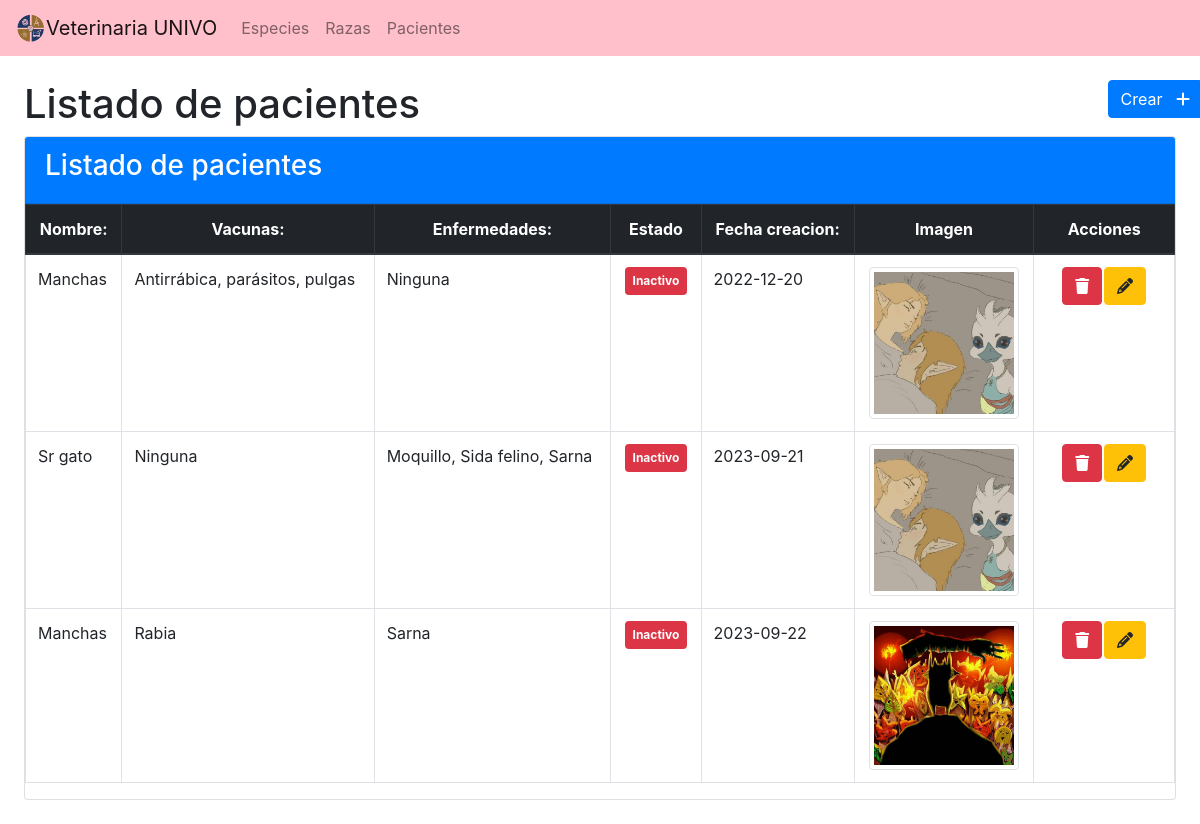
/views/pacientes/index.php, run on the app's committed database.
### tables this page shows
CREATE TABLE `tbl_pacientes` (
  `id_paciente` int(11) NOT NULL,
  `nombre` varchar(255) NOT NULL,
  `enfermedades` text NOT NULL,
  `vacunas` text NOT NULL,
  `id_raza` int(11) NOT NULL,
  `imagen` text NOT NULL,
  `estado` int(11) NOT NULL,
  `fecha` date NOT NULL,
  `fecha_creacion` datetime NOT NULL,
  `fecha_actualizacion` datetime NOT NULL,
  `creado_por` int(11) NOT NULL,
  `actualizado_por` int(11) NOT NULL
);

### db/db.php (called while the page is built, shortened)
<?php
function conectarDb()
{
  $servername = "localhost";
  $username = "root";
  $password = "";
  $conn = '';
  try {
    $conn = new PDO("mysql:host=$servername;dbname=veterinaria", $username, $password);
    $conn->setAttribute(PDO::ATTR_ERRMODE, PDO::ERRMODE_EXCEPTION);
    return $conn;
  } catch (PDOException $e) {
    echo "Connection failed: " . $e->getMessage();
  }
  return $conn;
}

### controllers/PacientesController.php (called while the page is built, shortened)
<?php
include $_SERVER['DOCUMENT_ROOT'] . '/veterinaria-php-puro/db/db.php';
function obtenerPacientes()
{
    $query = "SELECT * from tbl_pacientes";
    $smt = conectarDb()->prepare($query);
    $smt->execute();
    $data = $smt->fetchAll(PDO::FETCH_OBJ);
    return $data;
}

### views/pacientes/index.php (the view, shortened to what this page needs)
<?php
require '../../controllers/PacientesController.php';
$data = obtenerPacientes();
?>
<!DOCTYPE html>
<html lang="en">
<head>
    <?= CDN_BS_CSS ?>
    <?= CDN_ICONOS ?>
</head>
<body>
    <nav class="navbar navbar-expand-lg navbar-light" style="background-color: #FFC0CB;">
        <a class="navbar-brand" href="../../index.php"> <img src="../../img/logo.png" width="30" height="30" class="d-inline-block align-top" alt="">Veterinaria UNIVO</a>
        <div class="collapse navbar-collapse" id="navbarSupportedContent">
            <ul class="navbar-nav mr-auto">
                <li class="nav-item text-white">
                    <a class="nav-link" href="../especies/index.php">Especies</a>
                </li>
                <li class="nav-item text-white">
                    <a class="nav-link " href="../razas/index.php">Razas</a>
                </li>
                <li class="nav-item">
                    <a class="nav-link" href="index.php">Pacientes</a>
                </li>
            </ul>
        </div>
    </nav>
    <div class="row p-4">
        <div class="col-md-11">
            <h1>Listado de pacientes</h1>
        </div>
        <div class="col-md-1 text-right">
            <a href="insert.php" class=" btn btn-primary text-center">Crear &nbsp; <i class="fas fa-plus"></i></a>
        </div>
        <div class="col-md-12">
            <div class="card">
                <div class="card-header bg-primary">
                    <h3 class="text-white">Listado de pacientes</h3>
                </div>
                <div class="card-body p-0">
                    <table class="table table-bordered table-stripped">
                        <thead class="thead-dark text-center">
                            <th>Nombre: </th>
                            <th>Vacunas: </th>
                            <th>Enfermedades: </th>
                            <th>Estado</th>
                            <th>Fecha creacion: </th>
                            <th>Imagen</th>
                            <th>Acciones</th>
                        </thead>
                        <tbody>
                            <?php
                            foreach ($data as $paciente) {
                            ?>
                                <tr>
                                    <td><?= $paciente->nombre ?></td>
                                    <td><?= $paciente->vacunas ?></td>
                                    <td><?= $paciente->enfermedades ?></td>
                                    <td class="text-white text-center">
                                        <span class="p-2 badge bg-<?= $paciente->estado == 1 ? "success" : "danger"; ?>">
                                            <?= $paciente->estado == 1 ? "Activo" : "Inactivo"; ?>
                                        </span>
                                    </td>
                                    <td><?= $paciente->fecha ?></td>
                                    <td class="text-center"><img src="<?= $paciente->imagen ?>" class="img-fluid img-thumbnail" width="150px" height="150px"></td>
                                    <td>
                                        <div class="col-md-12 d-flex justify-content-around">
                                            <form action="index.php" method="post" id="form-borrar-paciente-<?= $paciente->id_paciente ?>">
                                                <button class="btn btn-danger" id="borrar-paciente" data-id="<?= $paciente->id_paciente ?>"><i class="fas fa-trash"></i></button>
                                            </form>
                                            <form action="index.php" method="post">
                                                <button class="btn btn-warning"><i class="fas fa-pencil"></i></button>
                                            </form>
                                        </div>
                                    </td>
                                </tr>
                            <?php
                            }
                            ?>
                        </tbody>
                    </table>
                </div>
            </div>
        </div>
    </div>
</body>
</html>

### data on the page
tbl_pacientes: nombre "Manchas", vacunas "Antirrábica, parásitos, pulgas", enfermedades "Ninguna", estado "Inactivo", fecha "2022-12-20", imagen (picture)
tbl_pacientes: nombre "Sr gato", vacunas "Ninguna", enfermedades "Moquillo, Sida felino, Sarna", estado "Inactivo", fecha "2023-09-21", imagen (picture)
tbl_pacientes: nombre "Manchas", vacunas "Rabia", enfermedades "Sarna", estado "Inactivo", fecha "2023-09-22", imagen (picture)
